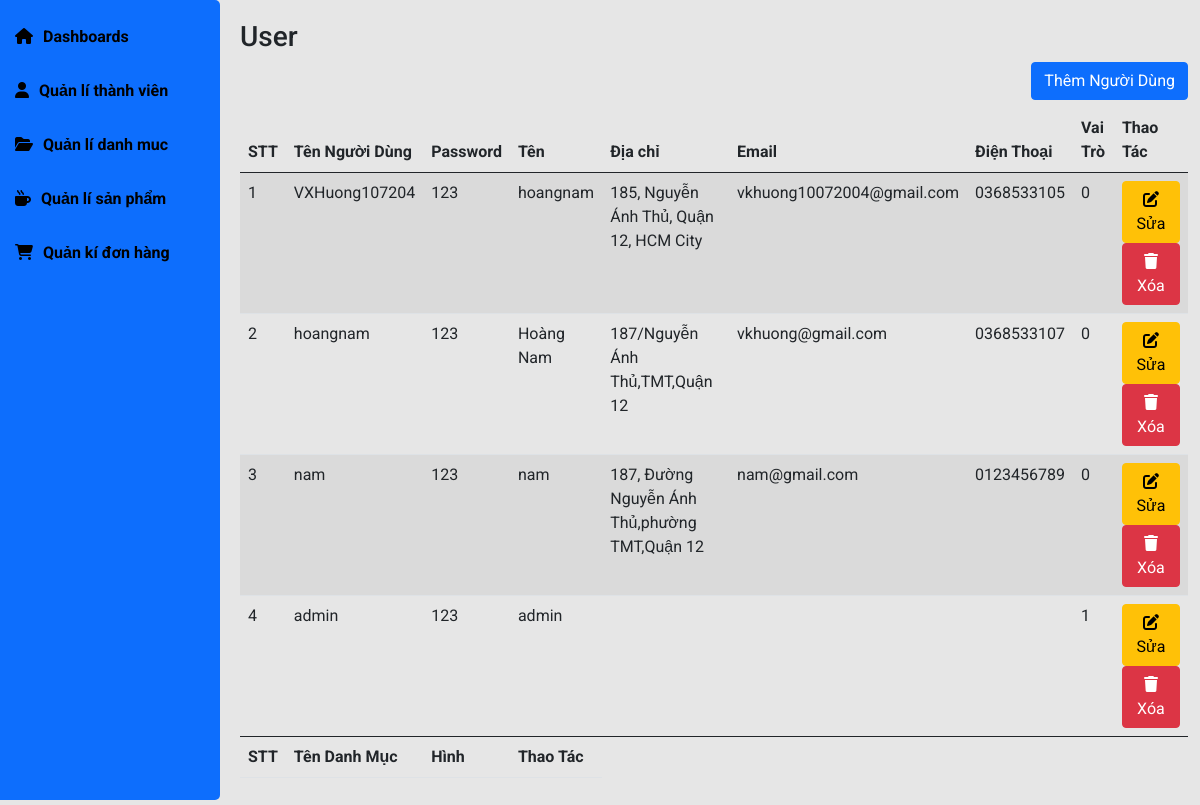
The page /admin/index.php?pg=user on the database its author committed.
### tables this page shows
CREATE TABLE `user` (
  `id` int(6) NOT NULL,
  `username` varchar(50) NOT NULL,
  `password` varchar(50) NOT NULL,
  `ten` varchar(50) DEFAULT NULL,
  `diachi` varchar(100) DEFAULT NULL,
  `email` varchar(50) NOT NULL,
  `dienthoai` varchar(20) DEFAULT NULL,
  `role` tinyint(1) NOT NULL DEFAULT 0
);

### dao/pdo.php (called while the page is built, shortened)
<?php
function pdo_get_connection(){
    $dburl = "mysql:host=localhost;dbname=DuAn1old;charset=utf8";
    $username = 'root';
    $password = '';
    $conn = new PDO($dburl, $username, $password);
    $conn->setAttribute(PDO::ATTR_ERRMODE, PDO::ERRMODE_EXCEPTION);
    return $conn;
}
function pdo_query($sql){
    $sql_args = array_slice(func_get_args(), 1);
    try{
        $conn = pdo_get_connection();
        $stmt = $conn->prepare($sql);
        $stmt->execute($sql_args);
        $rows = $stmt->fetchAll();
        return $rows;
    }
    catch(PDOException $e){
        throw $e;
    }
    finally{
        unset($conn);
    }
}

### dao/user.php (the view, shortened to what this page needs)
<?php
function user_all()
{
    $sql = "SELECT * FROM user ORDER BY id DESC";
    return pdo_query($sql);
}
function show_all_useradmin($dsdm)
{
    $html_useradmin = '';
    $i = 1;
    foreach ($dsdm as $sp) {
        extract($sp);
        $html_useradmin .= '<tr>
                            <td>' . $i . '</td>
                            <td>' . $username . '</td>
                            <td>' . $password . '</td>
                            <td>' . $ten . '</td>
                            <td>' . $diachi . '</td>
                            <td>' . $email . '</td>
                            <td>' . $dienthoai . '</td>
                            <td>' . $role . '</td>
                            <td>
                                <a href="index.php?pg=userupdate&id=' . $id . '" class="btn btn-warning"><i class="fa-solid fa-pen-to-square"></i> Sửa</a>
                                <a href="index.php?pg=deluser&id=' . $id . '" class="btn btn-danger"><i class="fa-solid fa-trash"></i> Xóa</a>
                            </td>
                        </tr>';
        $i++;
    }
    return $html_useradmin;
}

### admin/layout/assets/css/main.css (style rules this page uses)
* { padding: 0; margin: 0; box-sizing: border-box; font-family: 'Roboto', sans-serif; }
body { background-color: #e6e6e6; }

### rows shown on the page
user: username "VXHuong107204", password "123", ten "hoangnam", diachi "185, Nguyễn Ánh Thủ, Quận 12, HCM City", email "vkhuong10072004@gmail.com", dienthoai "0368533105", role "0"
user: username "hoangnam", password "123", ten "Hoàng Nam", diachi "187/Nguyễn Ánh Thủ,TMT,Quận 12", email "vkhuong@gmail.com", dienthoai "0368533107", role "0"
user: username "nam", password "123", ten "nam", diachi "187, Đường Nguyễn Ánh Thủ,phường TMT,Quận 12", email "nam@gmail.com", dienthoai "0123456789", role "0"
user: username "admin", password "123", ten "admin", role "1"
